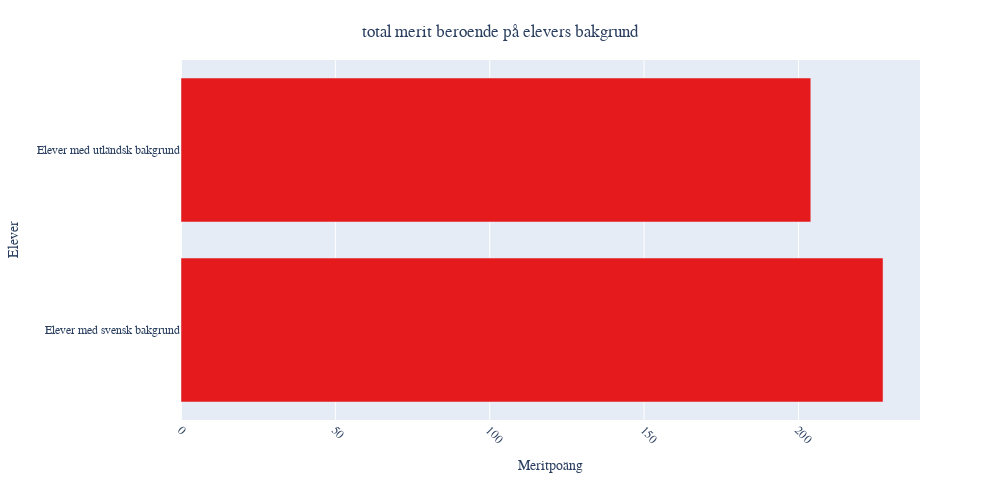

This figure's notebook cell:
### Code cell
df_table1b_fourth = pd.read_excel("../data/betyg_o_prov_riksnivå.xlsx", sheet_name="Tabell 1B", skiprows=7)
df_table1b_fourth

student_compare = df_table1b_fourth.loc[12:13]
colors = px.colors.qualitative.Set1

student_compare = student_compare.rename(columns={"Unnamed: 0": "Elever", "Totalt": "Genomsnitt meritpoäng", "Flickor": "Flickor", "pojkar": "Pojkar"})
catergory_orders={"sex": ["Flickor", "Pojkar"]}

fig = px.bar(student_compare, 
            x="Genomsnitt meritpoäng", 
            y="Elever", 
            color_discrete_sequence=colors,
            width=1000, height=500,
  # Does not work...
             )

fig.update_layout(
    title="total merit beroende på elevers bakgrund",
    xaxis_title="Meritpoäng",
    yaxis_title="Elever",
    font=dict(size=14),  
    legend=dict(title=None, orientation="h", yanchor="bottom", y=1.02, xanchor="right", x=1),
    bargap=0.2, 
    xaxis=dict(tickfont=dict(size=12)),  
    yaxis=dict(tickfont=dict(size=12)),  
)
fig.update_layout(font=dict(family="Arial", size=12))
fig.update_layout(xaxis=dict(showgrid=True), yaxis=dict(showgrid=False))
fig.update_layout(title=dict(x=0.50, y=0.95))  


fig.update_xaxes(tickangle=45)

fig.show()
fig.write_html("Visualisering/plot_1c_2.html")

### Figure 1 — Plotly figure (JSON) as saved in the notebook; plotly's stock layout.template omitted (floating-point values rounded to 4 significant figures)
{"data": [{"alignmentgroup": "True", "hovertemplate": "Genomsnitt meritpoäng=%{x}<br>Elever=%{y}<extra></extra>", "legendgroup": "", "marker": {"color": "rgb(228,26,28)", "pattern": {"shape": ""}}, "name": "", "offsetgroup": "", "orientation": "h", "showlegend": false, "textposition": "auto", "type": "bar", "x": [227.4, 204], "xaxis": "x", "y": ["Elever med svensk bakgrund", "Elever med utländsk bakgrund"], "yaxis": "y"}], "layout": {"bargap": 0.2, "barmode": "relative", "font": {"family": "Arial", "size": 12}, "height": 500, "legend": {"orientation": "h", "title": {}, "tracegroupgap": 0, "x": 1, "xanchor": "right", "y": 1.02, "yanchor": "bottom"}, "margin": {"t": 60}, "title": {"text": "total merit beroende på elevers bakgrund", "x": 0.5, "y": 0.95}, "width": 1000, "xaxis": {"anchor": "y", "domain": [0, 1], "showgrid": true, "tickangle": 45, "tickfont": {"size": 12}, "title": {"text": "Meritpoäng"}}, "yaxis": {"anchor": "x", "domain": [0, 1], "showgrid": false, "tickfont": {"size": 12}, "title": {"text": "Elever"}}}}
